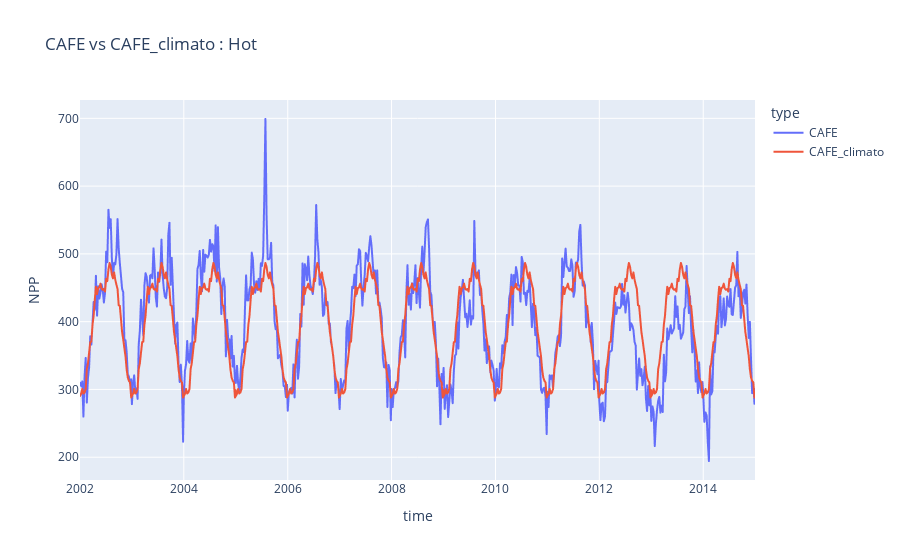

Notebook code cell kept with this figure:
### Code cell
px.line(table_cafe, x="time", y="NPP", color="type", title=f"CAFE vs CAFE_climato : {station}")

### Figure 1 — Plotly figure (JSON) as saved in the notebook; plotly's stock layout.template omitted (floating-point values rounded to 4 significant figures; data arrays with more than 128 entries replaced by an {"elided": "..."} marker saying what was removed)
{"data": [{"hovertemplate": "type=CAFE<br>time=%{x}<br>NPP=%{y}<extra></extra>", "legendgroup": "CAFE", "line": {"color": "#636efa", "dash": "solid"}, "marker": {"symbol": "circle"}, "mode": "lines", "name": "CAFE", "showlegend": true, "type": "scattergl", "x": {"elided": "4748 str values"}, "xaxis": "x", "y": {"elided": "4748 float values"}, "yaxis": "y"}, {"hovertemplate": "type=CAFE_climato<br>time=%{x}<br>NPP=%{y}<extra></extra>", "legendgroup": "CAFE_climato", "line": {"color": "#EF553B", "dash": "solid"}, "marker": {"symbol": "circle"}, "mode": "lines", "name": "CAFE_climato", "showlegend": true, "type": "scattergl", "x": {"elided": "4748 str values"}, "xaxis": "x", "y": {"elided": "4748 float values"}, "yaxis": "y"}], "layout": {"legend": {"title": {"text": "type"}, "tracegroupgap": 0}, "title": {"text": "CAFE vs CAFE_climato : Hot"}, "xaxis": {"anchor": "y", "domain": [0, 1], "title": {"text": "time"}}, "yaxis": {"anchor": "x", "domain": [0, 1], "title": {"text": "NPP"}}}}
